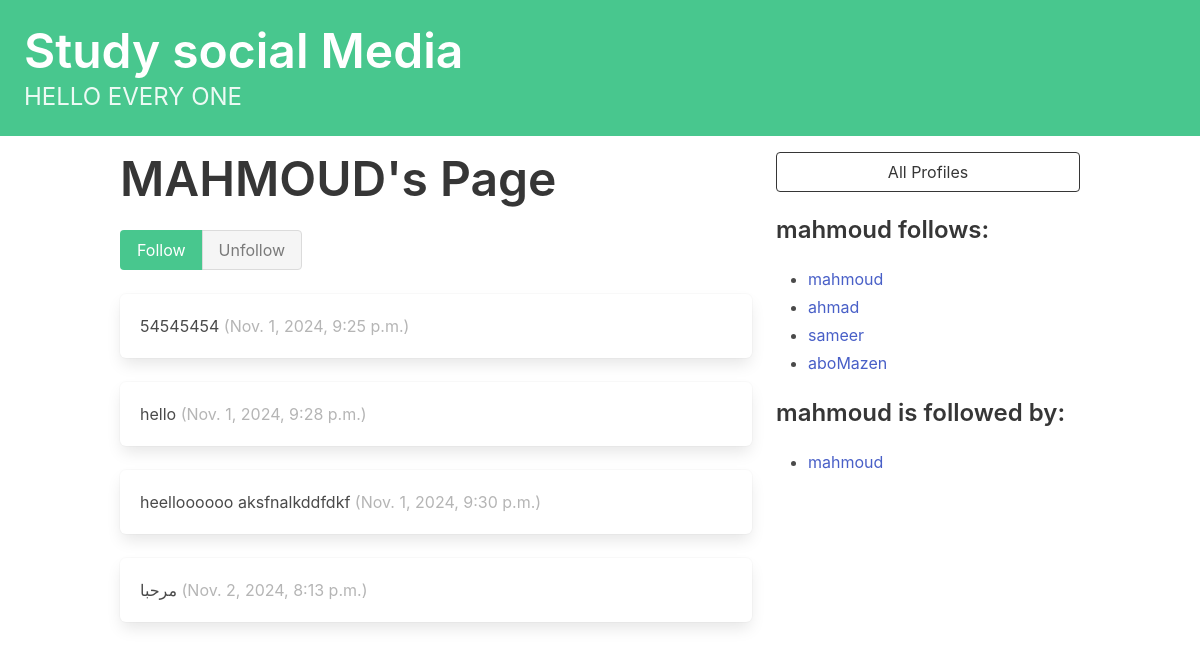
The app's page /profile/1 with its own data.
### dwitter/models.py (models this page shows, shortened)
class Profile(models.Model):
    user = models.OneToOneField(User, on_delete=models.CASCADE)
    follows = models.ManyToManyField(
        "self", related_name="followed_by", symmetrical=False, blank=True
    )
    def __str__(self):
        return self.user.username

class Dweet(models.Model):
    user = models.ForeignKey(
        User, related_name="dweets", on_delete=models.DO_NOTHING
    )
    body = models.CharField(max_length=140)
    created_at = models.DateTimeField(auto_now_add=True)

### dwitter/views.py (the view, shortened to what this page needs)
# urls.py: path("profile/<int:pk>", profile, name="profile"),
def profile(request, pk):
    profile = Profile.objects.get(pk=pk)
    return render(request, "dwitter/profile.html", {"profile": profile})

### dwitter/templates/dwitter/profile.html (shortened to what this page needs)
{% extends 'base.html' %}
{% block content %}
<div class="column">
    <div class="block">
    <h1 class="title is-1">
        {{profile.user.username|upper}}'s Page
    </h1>
    <form method="post">
        <div class="buttons has-addons">
        {% if profile in user.profile.follows.all %}
            <button class="button is-success is-static">Follow</button>
            <button class="button is-danger" name="follow" value="unfollow">
                Unfollow
            </button>
        {% else %}
            <button class="button is-success" name="follow" value="follow">
                Follow
            </button>
            <button class="button is-danger is-static">Unfollow</button>
        {% endif %}
        </div>
    </form>
    </div>
    <div class="content">
        {% for dweet in profile.user.dweets.all %}
            <div class="box">
                {{ dweet.body }}
                <span class="is-small has-text-grey-light">
                    ({{ dweet.created_at }})
                </span>
            </div>
        {% endfor %}
    </div>
</div>
<div class="column is-one-third">
    <div class="block">
        <a href="{% url 'dwitter:profile_list' %}">
            <button class="button is-dark is-outlined is-fullwidth">
                All Profiles
            </button>
        </a>
    </div>
    <div class="block">
        <h3 class="title is-4">
            {{profile.user.username}} follows:
        </h3>
        <div class="content">
            <ul>
            {% for following in profile.follows.all %}
                <li>
                    <a href="{% url 'dwitter:profile' following.id %}">
                        {{ following }}
                    </a>
                </li>
            {% endfor %}
            </ul>
        </div>
    </div>
    <div class="block">
        <h3 class="title is-4">
            {{profile.user.username}} is followed by:
        </h3>
        <div class="content">
            <ul>
            {% for follower in profile.followed_by.all %}
                <li>
                    <a href="{% url 'dwitter:profile' follower.id %}">
                        {{ follower }}
                    </a>
                </li>
            {% endfor %}
            </ul>
        </div>
    </div>
</div>
{% endblock content %}

### dwitter/templates/base.html (shortened to what this page needs)
<!DOCTYPE html>
<html lang="en">
<head>
    <link rel="stylesheet"
          href="https://cdn.jsdelivr.net/npm/bulma@0.9.3/css/bulma.min.css">
</head>
<body>
    <a href="{% url 'dwitter:dashboard' %} ">
    <section class="hero is-small is-success mb-4">
        <div class="hero-body">
            <h1 class="title is-1">Study social Media</h1>
            <p class="subtitle is-4">
                HELLO EVERY ONE
            </p>
        </div>
    </section>
    </a>
    <div class="container">
    <div class="columns">
        {% block content %}
        {% endblock content %}
    </div>
    </div>
</body>
</html>

### records on screen
Profile: user.username "MAHMOUD", user.username "mahmoud"
Dweet: body "54545454", created_at "Nov. 1, 2024, 9:25 p.m."
Dweet: body "hello", created_at "Nov. 1, 2024, 9:28 p.m."
Dweet: body "heelloooooo aksfnalkddfdkf", created_at "Nov. 1, 2024, 9:30 p.m."
Dweet: body "مرحبا", created_at "Nov. 2, 2024, 8:13 p.m."
Profile: user.username "ahmad"
Profile: user.username "sameer"
Profile: user.username "aboMazen"
